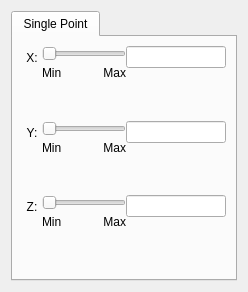
         <widget class="QWidget" name="page_2">
          <layout class="QHBoxLayout" name="horizontalLayout_8">
           <item>
            <widget class="QTabWidget" name="singlePointTab">
             <property name="sizePolicy">
              <sizepolicy hsizetype="MinimumExpanding" vsizetype="Expanding">
               <horstretch>0</horstretch>
               <verstretch>0</verstretch>
              </sizepolicy>
             </property>
             <property name="currentIndex">
              <number>0</number>
             </property>
             <widget class="QWidget" name="tab_7">
              <attribute name="title">
               <string>Single Point</string>
              </attribute>
              <layout class="QHBoxLayout" name="horizontalLayout_19">
               <item>
                <layout class="QVBoxLayout" name="verticalLayout_77">
                 <property name="spacing">
                  <number>0</number>
                 </property>
                 <property name="sizeConstraint">
                  <enum>QLayout::SetMinimumSize</enum>
                 </property>
                 <property name="rightMargin">
                  <number>0</number>
                 </property>
                 <item>
                  <layout class="QHBoxLayout" name="horizontalLayout_48">
                   <property name="spacing">
                    <number>0</number>
                   </property>
                   <item>
                    <layout class="QVBoxLayout" name="verticalLayout_78">
                     <property name="spacing">
                      <number>0</number>
                     </property>
                     <property name="topMargin">
                      <number>5</number>
                     </property>
                     <item>
                      <widget class="QLabel" name="label_25">
                       <property name="text">
                        <string>X:</string>
                       </property>
                       <property name="alignment">
                        <set>Qt::AlignCenter</set>
                       </property>
                      </widget>
                     </item>
                     <item>
                      <spacer name="verticalSpacer_52">
                       <property name="orientation">
                        <enum>Qt::Vertical</enum>
                       </property>
                       <property name="sizeType">
                        <enum>QSizePolicy::MinimumExpanding</enum>
                       </property>
                       <property name="sizeHint" stdset="0">
                        <size>
                         <width>20</width>
                         <height>5</height>
                        </size>
                       </property>
                      </spacer>
                     </item>
                    </layout>
                   </item>
                   <item>
                    <layout class="QVBoxLayout" name="verticalLayout_15">
                     <property name="spacing">
                      <number>5</number>
                     </property>
                     <item>
                      <widget class="QSlider" name="spXSlider">
                       <property name="orientation">
                        <enum>Qt::Horizontal</enum>
                       </property>
                      </widget>
                     </item>
                     <item>
                      <layout class="QHBoxLayout" name="horizontalLayout_50">
                       <property name="spacing">
                        <number>0</number>
                       </property>
                       <item>
                        <widget class="QLabel" name="spXMinLabel">
                         <property name="text">
                          <string>Min</string>
                         </property>
                        </widget>
                       </item>
                       <item>
                        <widget class="QLabel" name="spXMaxLabel">
                         <property name="text">
                          <string>Max</string>
                         </property>
                         <property name="alignment">
                          <set>Qt::AlignRight|Qt::AlignTrailing|Qt::AlignVCenter</set>
                         </property>
                        </widget>
                       </item>
                      </layout>
                     </item>
                     <item>
                      <spacer name="verticalSpacer_10">
                       <property name="orientation">
                        <enum>Qt::Vertical</enum>
                       </property>
                       <property name="sizeHint" stdset="0">
                        <size>
                         <width>20</width>
                         <height>40</height>
                        </size>
                       </property>
                      </spacer>
                     </item>
                    </layout>
                   </item>
                   <item>
                    <layout class="QVBoxLayout" name="verticalLayout_79">
                     <property name="spacing">
                      <number>0</number>
                     </property>
                     <item>
                      <widget class="QLineEdit" name="spXEdit">
                       <property name="sizePolicy">
                        <sizepolicy hsizetype="Minimum" vsizetype="Fixed">
                         <horstretch>0</horstretch>
                         <verstretch>0</verstretch>
                        </sizepolicy>
                       </property>
                       <property name="minimumSize">
                        <size>
                         <width>100</width>
                         <height>0</height>
                        </size>
                       </property>
                       <property name="maximumSize">
                        <size>
                         <width>100</width>
                         <height>16777215</height>
                        </size>
                       </property>
                       <property name="alignment">
                        <set>Qt::AlignCenter</set>
                       </property>
                      </widget>
                     </item>
                     <item>
                      <spacer name="verticalSpacer_53">
                       <property name="orientation">
                        <enum>Qt::Vertical</enum>
                       </property>
                       <property name="sizeType">
                        <enum>QSizePolicy::MinimumExpanding</enum>
                       </property>
                       <property name="sizeHint" stdset="0">
                        <size>
                         <width>20</width>
                         <height>5</height>
                        </size>
                       </property>
                      </spacer>
                     </item>
                    </layout>
                   </item>
                  </layout>
                 </item>
                 <item>
                  <layout class="QHBoxLayout" name="horizontalLayout_51">
                   <property name="spacing">
                    <number>0</number>
                   </property>
                   <item>
                    <layout class="QVBoxLayout" name="verticalLayout_80">
                     <property name="spacing">
                      <number>0</number>
                     </property>
                     <property name="topMargin">
                      <number>5</number>
                     </property>
                     <item>
                      <widget class="QLabel" name="label_53">
                       <property name="text">
                        <string>Y:</string>
                       </property>
                       <property name="alignment">
                        <set>Qt::AlignCenter</set>
                       </property>
                      </widget>
                     </item>
                     <item>
                      <spacer name="verticalSpacer_54">
                       <property name="orientation">
                        <enum>Qt::Vertical</enum>
                       </property>
                       <property name="sizeType">
                        <enum>QSizePolicy::MinimumExpanding</enum>
                       </property>
                       <property name="sizeHint" stdset="0">
                        <size>
                         <width>20</width>
                         <height>5</height>
                        </size>
                       </property>
                      </spacer>
                     </item>
                    </layout>
                   </item>
                   <item>
                    <layout class="QVBoxLayout" name="verticalLayout_81">
                     <property name="spacing">
                      <number>5</number>
                     </property>
                     <item>
                      <widget class="QSlider" name="spYSlider">
                       <property name="orientation">
                        <enum>Qt::Horizontal</enum>
                       </property>
                      </widget>
                     </item>
                     <item>
                      <layout class="QHBoxLayout" name="horizontalLayout_52">
                       <property name="spacing">
                        <number>0</number>
                       </property>
                       <item>
                        <widget class="QLabel" name="spYMinLabel">
                         <property name="text">
                          <string>Min</string>
                         </property>
                        </widget>
                       </item>
                       <item>
                        <widget class="QLabel" name="spYMaxLabel">
                         <property name="text">
                          <string>Max</string>
                         </property>
                         <property name="alignment">
                          <set>Qt::AlignRight|Qt::AlignTrailing|Qt::AlignVCenter</set>
                         </property>
                        </widget>
                       </item>
                      </layout>
                     </item>
                     <item>
                      <spacer name="verticalSpacer_11">
                       <property name="orientation">
                        <enum>Qt::Vertical</enum>
                       </property>
                       <property name="sizeHint" stdset="0">
                        <size>
                         <width>20</width>
                         <height>40</height>
                        </size>
                       </property>
                      </spacer>
                     </item>
                    </layout>
                   </item>
                   <item>
                    <layout class="QVBoxLayout" name="verticalLayout_82">
                     <property name="spacing">
                      <number>0</number>
                     </property>
                     <item>
                      <widget class="QLineEdit" name="spYEdit">
                       <property name="sizePolicy">
                        <sizepolicy hsizetype="Minimum" vsizetype="Fixed">
                         <horstretch>0</horstretch>
                         <verstretch>0</verstretch>
                        </sizepolicy>
                       </property>
                       <property name="minimumSize">
                        <size>
                         <width>100</width>
                         <height>0</height>
                        </size>
                       </property>
                       <property name="maximumSize">
                        <size>
                         <width>100</width>
                         <height>16777215</height>
                        </size>
                       </property>
                       <property name="alignment">
                        <set>Qt::AlignCenter</set>
                       </property>
                      </widget>
                     </item>
                     <item>
                      <spacer name="verticalSpacer_55">
                       <property name="orientation">
                        <enum>Qt::Vertical</enum>
                       </property>
                       <property name="sizeType">
                        <enum>QSizePolicy::MinimumExpanding</enum>
                       </property>
                       <property name="sizeHint" stdset="0">
                        <size>
                         <width>20</width>
                         <height>5</height>
                        </size>
                       </property>
                      </spacer>
                     </item>
                    </layout>
                   </item>
                  </layout>
                 </item>
                 <item>
                  <layout class="QHBoxLayout" name="horizontalLayout_53">
                   <property name="spacing">
                    <number>0</number>
                   </property>
                   <item>
                    <layout class="QVBoxLayout" name="verticalLayout_83">
                     <property name="spacing">
                      <number>0</number>
                     </property>
                     <property name="topMargin">
                      <number>5</number>
                     </property>
                     <item>
                      <widget class="QLabel" name="label_54">
                       <property name="text">
                        <string>Z:</string>
                       </property>
                       <property name="alignment">
                        <set>Qt::AlignCenter</set>
                       </property>
                      </widget>
                     </item>
                     <item>
                      <spacer name="verticalSpacer_56">
                       <property name="orientation">
                        <enum>Qt::Vertical</enum>
                       </property>
                       <property name="sizeType">
                        <enum>QSizePolicy::MinimumExpanding</enum>
                       </property>
                       <property name="sizeHint" stdset="0">
                        <size>
                         <width>20</width>
                         <height>5</height>
                        </size>
                       </property>
                      </spacer>
                     </item>
                    </layout>
                   </item>
                   <item>
                    <layout class="QVBoxLayout" name="verticalLayout_84">
                     <property name="spacing">
                      <number>5</number>
                     </property>
                     <item>
                      <widget class="QSlider" name="spZSlider">
                       <property name="orientation">
                        <enum>Qt::Horizontal</enum>
                       </property>
                      </widget>
                     </item>
                     <item>
                      <layout class="QHBoxLayout" name="horizontalLayout_54">
                       <property name="spacing">
                        <number>0</number>
                       </property>
                       <item>
                        <widget class="QLabel" name="spZMinLabel">
                         <property name="text">
                          <string>Min</string>
                         </property>
                        </widget>
                       </item>
                       <item>
                        <widget class="QLabel" name="spZMaxLabel">
                         <property name="text">
                          <string>Max</string>
                         </property>
                         <property name="alignment">
                          <set>Qt::AlignRight|Qt::AlignTrailing|Qt::AlignVCenter</set>
                         </property>
                        </widget>
                       </item>
                      </layout>
                     </item>
                     <item>
                      <spacer name="verticalSpacer_12">
                       <property name="orientation">
                        <enum>Qt::Vertical</enum>
                       </property>
                       <property name="sizeHint" stdset="0">
                        <size>
                         <width>20</width>
                         <height>40</height>
                        </size>
                       </property>
                      </spacer>
                     </item>
                    </layout>
                   </item>
                   <item>
                    <layout class="QVBoxLayout" name="verticalLayout_85">
                     <property name="spacing">
                      <number>0</number>
                     </property>
                     <item>
                      <widget class="QLineEdit" name="spZEdit">
                       <property name="sizePolicy">
                        <sizepolicy hsizetype="Minimum" vsizetype="Fixed">
                         <horstretch>0</horstretch>
                         <verstretch>0</verstretch>
                        </sizepolicy>
                       </property>
                       <property name="minimumSize">
                        <size>
                         <width>100</width>
                         <height>0</height>
                        </size>
                       </property>
                       <property name="maximumSize">
                        <size>
                         <width>100</width>
                         <height>16777215</height>
                        </size>
                       </property>
                       <property name="alignment">
                        <set>Qt::AlignCenter</set>
                       </property>
                      </widget>
                     </item>
                     <item>
                      <spacer name="verticalSpacer_57">
                       <property name="orientation">
                        <enum>Qt::Vertical</enum>
                       </property>
                       <property name="sizeType">
                        <enum>QSizePolicy::MinimumExpanding</enum>
                       </property>
                       <property name="sizeHint" stdset="0">
                        <size>
                         <width>20</width>
                         <height>5</height>
                        </size>
                       </property>
                      </spacer>
                     </item>
                    </layout>
                   </item>
                  </layout>
                 </item>
                </layout>
               </item>
              </layout>
             </widget>
            </widget>
           </item>
          </layout>
         </widget>
